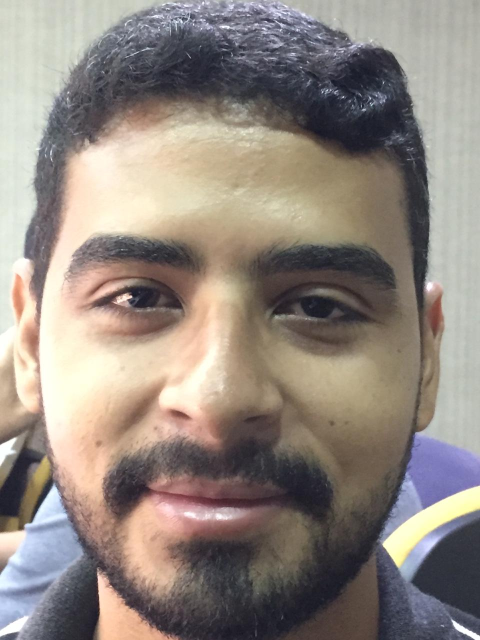
#> input picture imagens-brutas/data_1/1.jpeg, 960 x 1280 px, given in place of 1.JPG, which was not available (shown at 1/2 size)
$ jupyter execute --allow-errors MACE.ipynb
#> lines starting #> are read from the running program, lines starting #| are printed output that depends on the picture; pictures that were not available may be replaced by others from this repository, and a replacement may not be noted
[cell 1]
from google.colab import drive
drive.mount('/content/drive/')

[cell 2]
import cv2
import os
import numpy as np
import glob
from math import ceil
from matplotlib import pyplot as plt
import matplotlib.image as plt2
from scipy.fftpack import fft

[cell 3]
#projetando filtro mace a partir de um banco de dados
#projetando matrix X
#realizar a fft de cada imagem e arranjar nas colunas de uma matriz d² x N
#calcular a matriz D a partir do espectro da imagem ao quadrado(armazena numa diagonal)

[cell 4]
def MACE_filter(path, d): #o parametro "d" serve para redimensionar as imagens de treinamento

    path = glob.glob(path)                     #o valor padrao para d foi de 64
    N = len(path)
    soma = np.zeros((d**2, 1))
    X_ = np.zeros((d**2,N))
    i=0
    for img in path:
        n = cv2.imread(img,0)
        if n is None:
          pass
        else:
          n = cv2.resize(n,(d,d))
          X = np.fft.fft2(n)                      #fft da imagem
          X_[:,i] = X.flatten()                      #transforma a fft em um vetor d² e armazana na coluna de uma matrix X de dimensao d²xN
          soma = soma + np.abs(X.reshape(d**2,1))**2 #soma dos espectros de potencia
          i+=1

    media = soma/N                                 #Calcula a media dos espectros
    u = np.ones((N, 1))                            #Vetor coluna de N linhas.
    D = np.diag(media.flatten())                   #D = diagonal da média do espectro de potencia
    D_inv = np.linalg.pinv(D)                      #Inversa de D

    #Calculando o filtro a partir dos parâmetros D, X e u especificados acima
    H = np.dot(np.dot(np.dot(D_inv,X_),np.linalg.pinv(np.dot(np.conj(np.transpose(X_)),np.dot(D_inv,X_)))),u)
    H = H.reshape((d,d))
    #H = D1*X*((X+*Di*X)^-1)*u
    return H

[cell 5]
def teste_correlacao(img, filtro, d):
                                         #lendo a imagem de teste
    half = int((d**2)/2)
    img = cv2.imread(img,0)
    img = cv2.resize(img, (d,d))
                                         #calculando corrlacao
    img_fft = np.fft.fft2(img)           #transformada da imagem de teste
    teste = img_fft * np.conj(filtro)    #multiplica a transformada da imagem pelo conjugado do filtro
    teste = np.fft.ifft2(teste)          #calcula a inversa
    teste = np.real(teste)*d*d           #normaliza os valores
    # [4 lines of commented-out code are left out]
    return teste

[cell 6]
imagem_de_teste_1 = cv2.imread('/content/drive/My Drive/Colab Notebooks/Reconhecimento_facial/imagens-teste/1.JPG',0)
#> imagem_de_teste_1: shape (1280, 960); min 14, max 255, mean 137.6
imagem_de_teste_2 = cv2.imread('/content/drive/My Drive/Colab Notebooks/Reconhecimento_facial/imagens-teste/2.JPG',0)
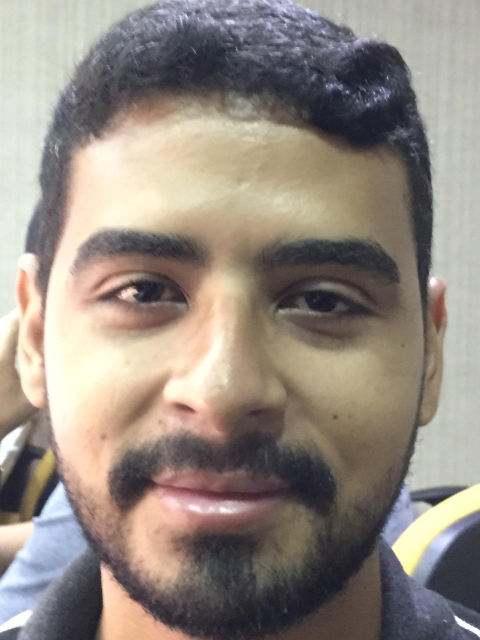
#> input picture imagens-brutas/data_1/2.jpeg, 960 x 1280 px, given in place of 2.JPG, which was not available (shown at 1/2 size)
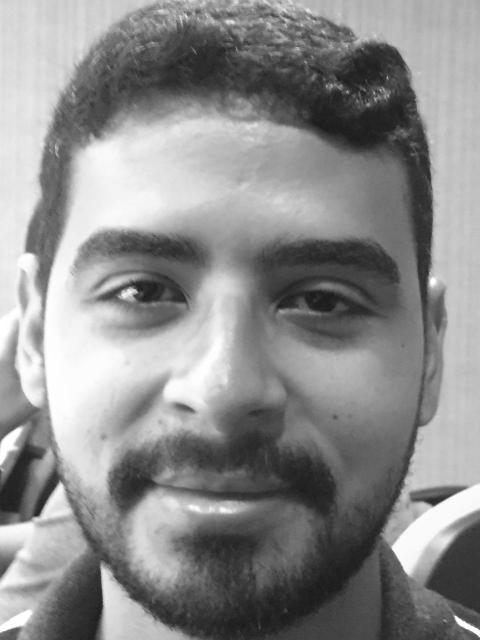
#> imagem_de_teste_2: shape (1280, 960) (shown at 1/2 size); min 22, max 255, mean 139.7
imagem_de_teste_3 = cv2.imread('/content/drive/My Drive/Colab Notebooks/Reconhecimento_facial/imagens-teste/3.JPG',0)
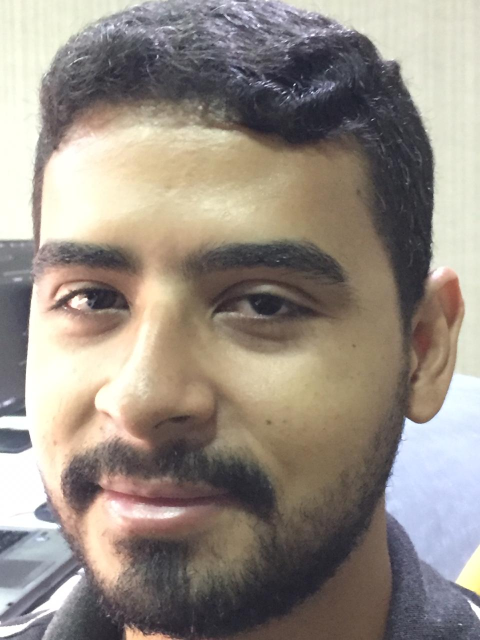
#> input picture imagens-brutas/data_1/3.jpeg, 960 x 1280 px, given in place of 3.JPG, which was not available (shown at 1/2 size)
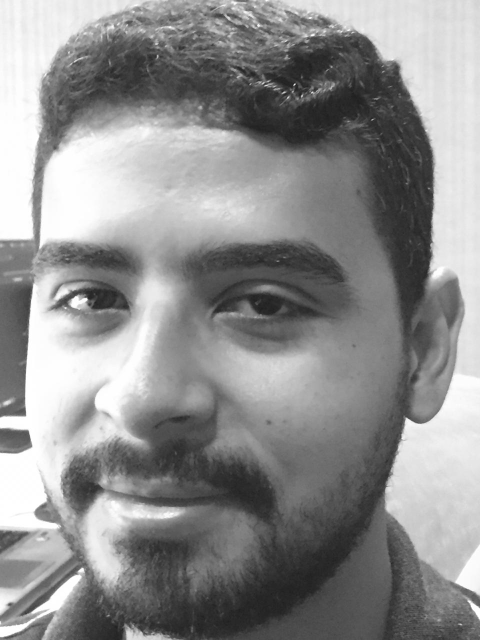
#> imagem_de_teste_3: shape (1280, 960) (shown at 1/2 size); min 23, max 255, mean 142.6
imagem_de_teste_4 = cv2.imread('/content/drive/My Drive/Colab Notebooks/Reconhecimento_facial/imagens-teste/4.JPG',0)
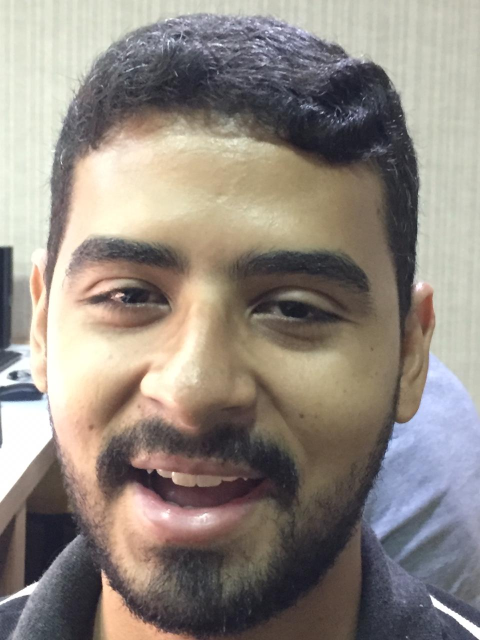
#> input picture imagens-brutas/data_1/4.jpeg, 960 x 1280 px, given in place of 4.JPG, which was not available (shown at 1/2 size)
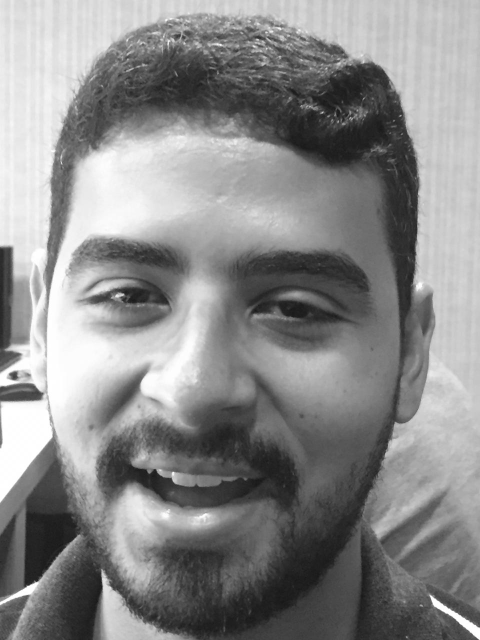
#> imagem_de_teste_4: shape (1280, 960) (shown at 1/2 size); min 18, max 255, mean 137.9
imagem_de_teste_5 = cv2.imread('/content/drive/My Drive/Colab Notebooks/Reconhecimento_facial/imagens-teste/5.JPG',0)
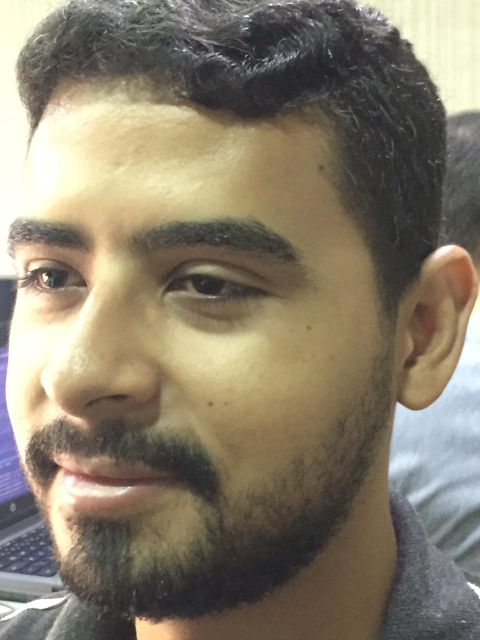
#> input picture imagens-brutas/data_1/5.jpeg, 960 x 1280 px, given in place of 5.JPG, which was not available (shown at 1/2 size)
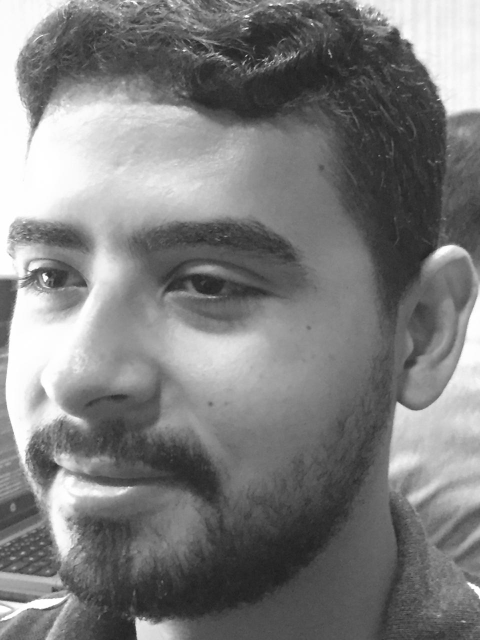
#> imagem_de_teste_5: shape (1280, 960) (shown at 1/2 size); min 29, max 255, mean 125.5
imagem_de_teste_6 = cv2.imread('/content/drive/My Drive/Colab Notebooks/Reconhecimento_facial/imagens-teste/8.jpeg',0)
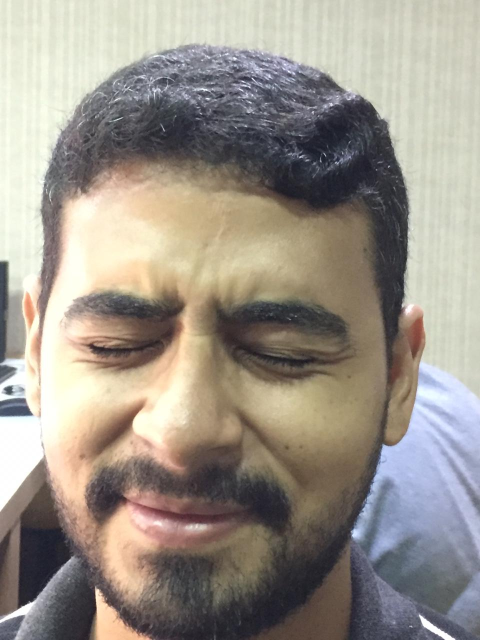
#> input picture imagens-brutas/data_1/8.jpeg, 960 x 1280 px, found by its file name (shown at 1/2 size)
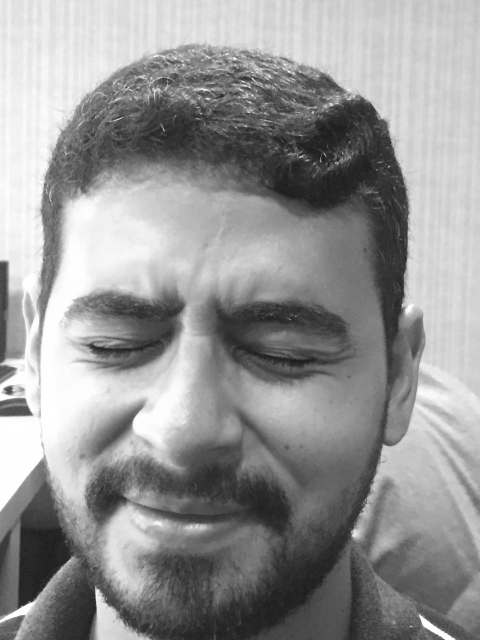
#> imagem_de_teste_6: shape (1280, 960) (shown at 1/2 size); min 14, max 255, mean 148.8

plt.figure(figsize=(10,10))
plt.axis('off')

plt.subplot(161),plt.imshow(imagem_de_teste_1)
plt.title('im1'), plt.xticks([]), plt.yticks([])
plt.subplot(162),plt.imshow(imagem_de_teste_2)
plt.title('im2'), plt.xticks([]), plt.yticks([])
plt.subplot(163),plt.imshow(imagem_de_teste_3)
plt.title('im3'), plt.xticks([]), plt.yticks([])
plt.subplot(164),plt.imshow(imagem_de_teste_4)
plt.title('im4'), plt.xticks([]), plt.yticks([])
plt.subplot(165),plt.imshow(imagem_de_teste_5)
plt.title('im5'), plt.xticks([]), plt.yticks([])
plt.subplot(166),plt.imshow(imagem_de_teste_6)
plt.title('im6'), plt.xticks([]), plt.yticks([])


plt.show()

[cell 7]
path1 = "/content/drive/My Drive/Colab Notebooks/Reconhecimento_facial/image_data/new_data_1/*.jpeg" #selecionando a pasta cotendo as imagens para treinamento do filtro, com imagens .jpeg
path2 = "/content/drive/My Drive/Colab Notebooks/Reconhecimento_facial/image_data/new_data_2/*.jpeg"
path3 = "/content/drive/My Drive/Colab Notebooks/Reconhecimento_facial/image_data/new_data_3/*.JPG"
path4 = "/content/drive/My Drive/Colab Notebooks/Reconhecimento_facial/image_data/new_data_4/*.JPG"
path5 = "/content/drive/My Drive/Colab Notebooks/Reconhecimento_facial/image_data/new_data_5/*.JPG"
path6 = "/content/drive/My Drive/Colab Notebooks/Reconhecimento_facial/image_data/new_data_6/*.jpeg"

[cell 8]
print(len(path1))

#> (a cell that did not finish here is left out)
